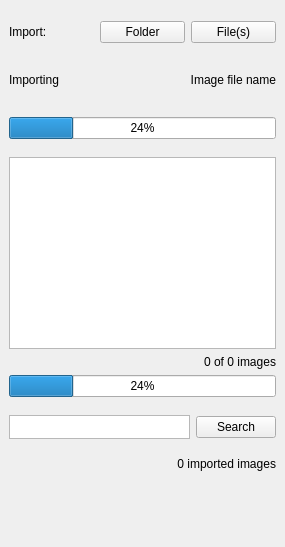
<?xml version="1.0" encoding="UTF-8"?>
<ui version="4.0">
 <class>ImageSearcherDockWidgetBase</class>
 <widget class="QDockWidget" name="ImageSearcherDockWidgetBase">
  <property name="geometry">
   <rect>
    <x>0</x>
    <y>0</y>
    <width>285</width>
    <height>547</height>
   </rect>
  </property>
  <property name="windowTitle">
   <string>Image Searcher</string>
  </property>
  <widget class="QWidget" name="dockWidgetContents">
   <layout class="QVBoxLayout" name="verticalLayout">
    <item>
     <layout class="QHBoxLayout" name="horizontalLayout">
      <property name="sizeConstraint">
       <enum>QLayout::SetMaximumSize</enum>
      </property>
      <property name="topMargin">
       <number>12</number>
      </property>
      <property name="bottomMargin">
       <number>12</number>
      </property>
      <item>
       <widget class="QLabel" name="importLabel">
        <property name="text">
         <string>Import:</string>
        </property>
       </widget>
      </item>
      <item>
       <widget class="QPushButton" name="folderPushButton">
        <property name="text">
         <string>Folder</string>
        </property>
       </widget>
      </item>
      <item>
       <widget class="QPushButton" name="filePushButton">
        <property name="text">
         <string>File(s)</string>
        </property>
       </widget>
      </item>
     </layout>
    </item>
    <item>
     <layout class="QHBoxLayout" name="horizontalLayout_2">
      <property name="topMargin">
       <number>12</number>
      </property>
      <property name="bottomMargin">
       <number>12</number>
      </property>
      <item>
       <widget class="QLabel" name="importingLabel">
        <property name="sizePolicy">
         <sizepolicy hsizetype="Minimum" vsizetype="Preferred">
          <horstretch>0</horstretch>
          <verstretch>0</verstretch>
         </sizepolicy>
        </property>
        <property name="text">
         <string>Importing </string>
        </property>
       </widget>
      </item>
      <item>
       <widget class="QLabel" name="imageName">
        <property name="sizePolicy">
         <sizepolicy hsizetype="MinimumExpanding" vsizetype="Preferred">
          <horstretch>0</horstretch>
          <verstretch>0</verstretch>
         </sizepolicy>
        </property>
        <property name="text">
         <string>Image file name</string>
        </property>
        <property name="alignment">
         <set>Qt::AlignRight|Qt::AlignTrailing|Qt::AlignVCenter</set>
        </property>
       </widget>
      </item>
     </layout>
    </item>
    <item>
     <layout class="QHBoxLayout" name="horizontalLayout_3">
      <property name="topMargin">
       <number>12</number>
      </property>
      <property name="bottomMargin">
       <number>12</number>
      </property>
      <item>
       <widget class="QProgressBar" name="indProgressBar">
        <property name="sizePolicy">
         <sizepolicy hsizetype="Expanding" vsizetype="Maximum">
          <horstretch>0</horstretch>
          <verstretch>0</verstretch>
         </sizepolicy>
        </property>
        <property name="minimumSize">
         <size>
          <width>70</width>
          <height>0</height>
         </size>
        </property>
        <property name="cursor">
         <cursorShape>WaitCursor</cursorShape>
        </property>
        <property name="value">
         <number>24</number>
        </property>
       </widget>
      </item>
     </layout>
    </item>
    <item>
     <widget class="QGraphicsView" name="graphicsView"/>
    </item>
    <item>
     <widget class="QLabel" name="overallImgProgress">
      <property name="text">
       <string>0 of 0 images</string>
      </property>
      <property name="alignment">
       <set>Qt::AlignRight|Qt::AlignTrailing|Qt::AlignVCenter</set>
      </property>
     </widget>
    </item>
    <item>
     <widget class="QProgressBar" name="overallProgressBar">
      <property name="sizePolicy">
       <sizepolicy hsizetype="Expanding" vsizetype="Maximum">
        <horstretch>0</horstretch>
        <verstretch>0</verstretch>
       </sizepolicy>
      </property>
      <property name="minimumSize">
       <size>
        <width>50</width>
        <height>0</height>
       </size>
      </property>
      <property name="cursor">
       <cursorShape>WaitCursor</cursorShape>
      </property>
      <property name="value">
       <number>24</number>
      </property>
     </widget>
    </item>
    <item>
     <layout class="QHBoxLayout" name="horizontalLayout_4">
      <property name="topMargin">
       <number>12</number>
      </property>
      <property name="bottomMargin">
       <number>12</number>
      </property>
      <item>
       <widget class="QTextEdit" name="searchTextEdit">
        <property name="enabled">
         <bool>true</bool>
        </property>
        <property name="sizePolicy">
         <sizepolicy hsizetype="Expanding" vsizetype="Fixed">
          <horstretch>0</horstretch>
          <verstretch>0</verstretch>
         </sizepolicy>
        </property>
        <property name="minimumSize">
         <size>
          <width>0</width>
          <height>24</height>
         </size>
        </property>
        <property name="maximumSize">
         <size>
          <width>16777215</width>
          <height>24</height>
         </size>
        </property>
        <property name="cursor" stdset="0">
         <cursorShape>IBeamCursor</cursorShape>
        </property>
        <property name="placeholderText">
         <string extracomment="eg: person"/>
        </property>
       </widget>
      </item>
      <item>
       <widget class="QPushButton" name="searchPushButton">
        <property name="text">
         <string>Search</string>
        </property>
       </widget>
      </item>
     </layout>
    </item>
    <item>
     <widget class="QLabel" name="numImportImg">
      <property name="layoutDirection">
       <enum>Qt::LeftToRight</enum>
      </property>
      <property name="text">
       <string>0 imported images</string>
      </property>
      <property name="alignment">
       <set>Qt::AlignRight|Qt::AlignTrailing|Qt::AlignVCenter</set>
      </property>
     </widget>
    </item>
    <item>
     <spacer name="verticalSpacer">
      <property name="orientation">
       <enum>Qt::Vertical</enum>
      </property>
      <property name="sizeHint" stdset="0">
       <size>
        <width>20</width>
        <height>40</height>
       </size>
      </property>
     </spacer>
    </item>
   </layout>
  </widget>
 </widget>
 <resources/>
 <connections/>
</ui>
